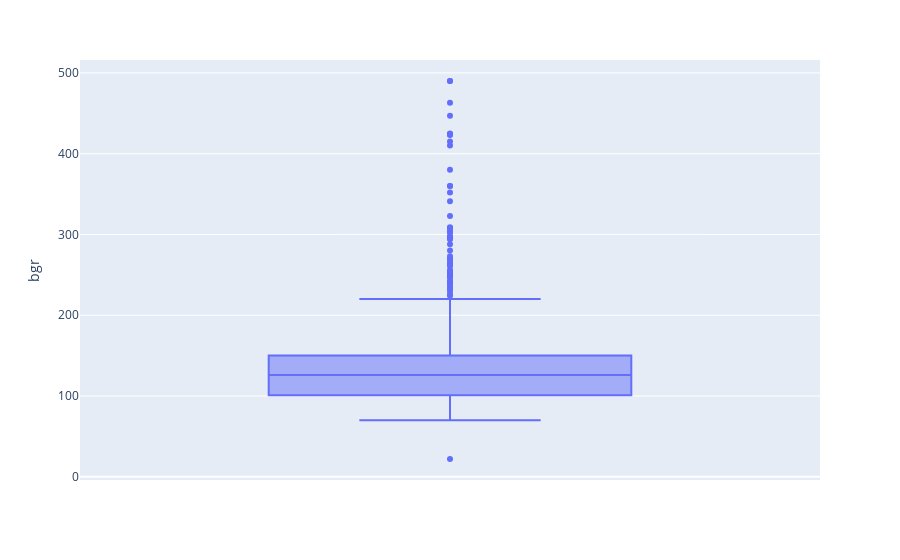

The notebook cell this image was saved under:
### Code cell
fig1 = px.box(df['bgr'],y='bgr')
fig1.show()

### Figure 1 — Plotly figure (JSON) as saved in the notebook; plotly's stock layout.template omitted (floating-point values rounded to 4 significant figures; data arrays with more than 128 entries replaced by an {"elided": "..."} marker saying what was removed)
{"data": [{"alignmentgroup": "True", "hovertemplate": "bgr=%{y}<extra></extra>", "legendgroup": "", "marker": {"color": "#636efa"}, "name": "", "notched": false, "offsetgroup": "", "orientation": "v", "showlegend": false, "type": "box", "x0": " ", "xaxis": "x", "y": {"elided": "400 float values"}, "y0": " ", "yaxis": "y"}], "layout": {"boxmode": "group", "legend": {"tracegroupgap": 0}, "margin": {"t": 60}, "xaxis": {"anchor": "y", "domain": [0, 1]}, "yaxis": {"anchor": "x", "domain": [0, 1], "title": {"text": "bgr"}}}}
